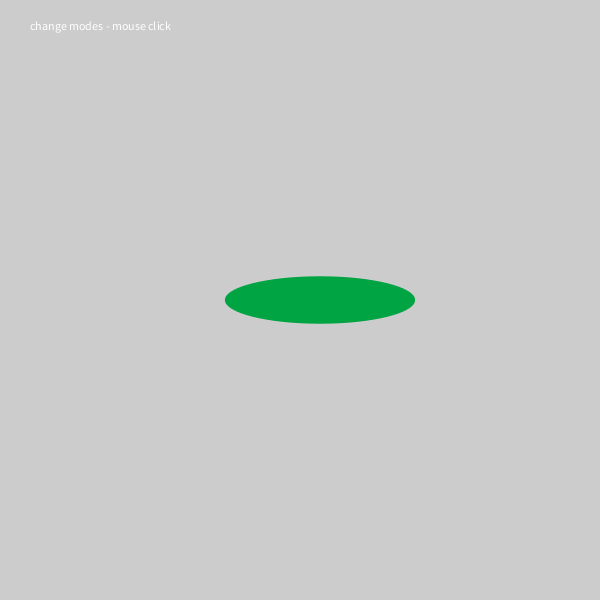
Frame 1 (no input)
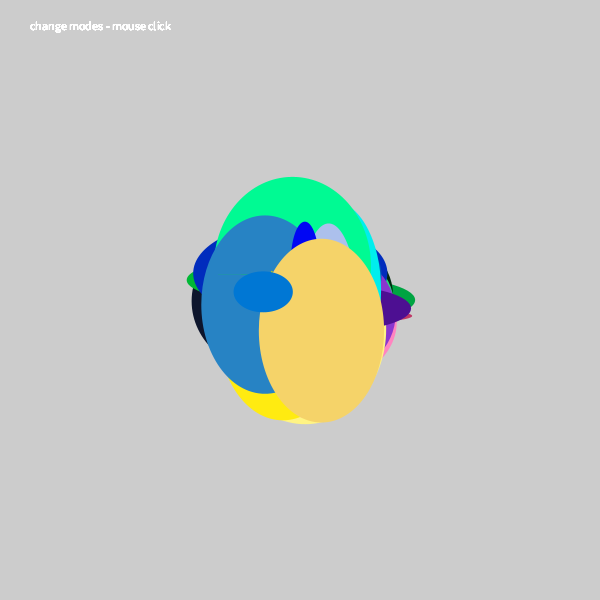
Frame 60 (the mouse pressed at the canvas centre just before this capture)
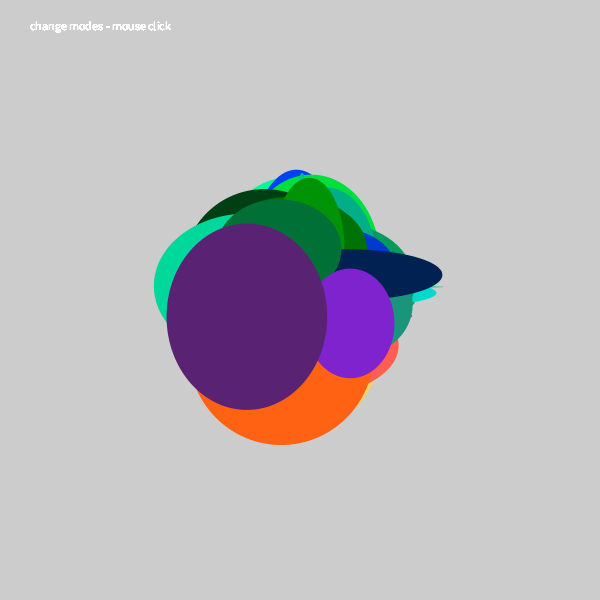
Frame 120 (the mouse held since frame 60 and released just before this capture)

The Processing sketch that drew these frames (run headless with seeded random() and noise(); from frame 60 on, the mouse is pressed at the canvas centre):

// Processing sketch: processing_76416
// ── processing_76416.pde

//DORAHAN ARAPGIRLIOGLU
//FUNCTIONS - MODES - TRIG
 
float angle;
float radius;
int mode=0;
//boolean rickjames=false;
 
void setup(){
  size(600,600);
  angle = 0;
  smooth();
  radius=20;
}
 
void draw(){
 /* if (mousePressed){
    rickjames=true;
  } else {
    rickjames=false;
  }
   
  //mouse pressed - mode
  if (rickjames=true){
    mode==1;
  } else {
    mode==0;
  }
   
 \
  if (mousePressed){
    mode=1;
  } else {
    mode=0;
  }
  */
  fill(255,255,255); 
  text ("change modes - mouse click",30,30); 
     
  //FUNCTIONS - MODES
  if (mode==0){
    goldenRatio();
  } else {
    if (mode==1){
      circlesss();
    }
  }
     
 
 
}
 
void goldenRatio(){
  float bgcolor = abs(255*sin(radians(angle)));
  //background(bgcolor);
  fill(300*sin(radians(angle)),random(0,255),random(0,255));
  noStroke();
  float x = radius*cos(radians(angle));
  float y = radius*sin(radians(angle));
   
  radius+=.3;
   
  ellipse(x+width/2,y+height/2,random(200),random(200));
  angle+=137.5;
 
 
}
 
void circlesss(){
    
  float bgcolor = abs(255*sin(radians(angle)));
  //background(bgcolor);
  fill(random(255),random(255),random(255));
  noStroke();
  float x = random(200)*cos(radians(angle));
  float y = 300*sin(radians(angle))*cos(radians(angle/13))*sin(radians(angle*5));
   
  ellipse(x+width/2,y+height/2,random(20),random(20));
  angle+=random(0.4);
   
}
 
void mouseReleased(){
  if (mode==0){
    mode=1;
  } else {
    mode=0;
  }
}
